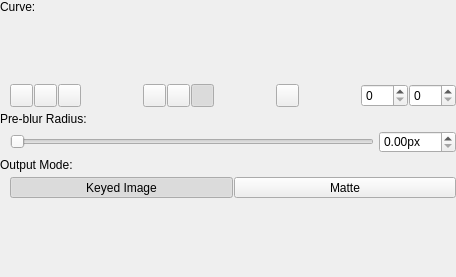
<?xml version="1.0" encoding="UTF-8"?>
<ui version="4.0">
 <class>FilterWidget</class>
 <widget class="QWidget" name="FilterWidget">
  <property name="geometry">
   <rect>
    <x>0</x>
    <y>0</y>
    <width>456</width>
    <height>277</height>
   </rect>
  </property>
  <property name="windowTitle">
   <string>Form</string>
  </property>
  <property name="styleSheet">
   <string notr="true">#mButtonZoomIn, #mButtonZoomOut, #mButtonZoom100,
#mButtonInterpolationModeFlat, #mButtonInterpolationModeLinear, #mButtonInterpolationModeSmooth,
#mButtonInverted
{
	padding: 1px;
}</string>
  </property>
  <layout class="QVBoxLayout" name="verticalLayout" stretch="0,0,0,0,0,0,1">
   <property name="spacing">
    <number>5</number>
   </property>
   <property name="leftMargin">
    <number>0</number>
   </property>
   <property name="topMargin">
    <number>0</number>
   </property>
   <property name="rightMargin">
    <number>0</number>
   </property>
   <property name="bottomMargin">
    <number>0</number>
   </property>
   <item>
    <widget class="QLabel" name="label_3">
     <property name="text">
      <string>Curve:</string>
     </property>
    </widget>
   </item>
   <item>
    <layout class="QVBoxLayout" name="verticalLayout_2">
     <property name="spacing">
      <number>5</number>
     </property>
     <item>
      <layout class="QHBoxLayout" name="mLayoutCurves" stretch="1">
       <property name="spacing">
        <number>5</number>
       </property>
       <property name="leftMargin">
        <number>10</number>
       </property>
       <item>
        <widget class="ibp::widgets::Curves" name="mWidgetCurves" native="true">
         <property name="minimumSize">
          <size>
           <width>0</width>
           <height>60</height>
          </size>
         </property>
         <property name="maximumSize">
          <size>
           <width>16777215</width>
           <height>60</height>
          </size>
         </property>
        </widget>
       </item>
      </layout>
     </item>
     <item>
      <layout class="QHBoxLayout" name="horizontalLayout_3" stretch="0,1,0,1,0,1,0">
       <property name="spacing">
        <number>0</number>
       </property>
       <property name="leftMargin">
        <number>10</number>
       </property>
       <item>
        <layout class="QHBoxLayout" name="horizontalLayout_6">
         <property name="spacing">
          <number>1</number>
         </property>
         <item>
          <widget class="QToolButton" name="mButtonZoomIn">
           <property name="toolTip">
            <string>Zoom in</string>
           </property>
           <property name="text">
            <string/>
           </property>
           <property name="icon">
            <iconset>
             <normaloff>:/ibp/icons/magnifyingGlassPlus</normaloff>:/ibp/icons/magnifyingGlassPlus</iconset>
           </property>
           <property name="class" stdset="0">
            <string>cFlatOptionButton</string>
           </property>
          </widget>
         </item>
         <item>
          <widget class="QToolButton" name="mButtonZoomOut">
           <property name="toolTip">
            <string>Zoom out</string>
           </property>
           <property name="text">
            <string/>
           </property>
           <property name="icon">
            <iconset>
             <normaloff>:/ibp/icons/magnifyingGlassMinus</normaloff>:/ibp/icons/magnifyingGlassMinus</iconset>
           </property>
           <property name="class" stdset="0">
            <string>cFlatOptionButton</string>
           </property>
          </widget>
         </item>
         <item>
          <widget class="QToolButton" name="mButtonZoom100">
           <property name="toolTip">
            <string>Zoom 100%</string>
           </property>
           <property name="text">
            <string/>
           </property>
           <property name="icon">
            <iconset>
             <normaloff>:/ibp/icons/magnifyingGlassOne</normaloff>:/ibp/icons/magnifyingGlassOne</iconset>
           </property>
           <property name="class" stdset="0">
            <string>cFlatOptionButton</string>
           </property>
          </widget>
         </item>
        </layout>
       </item>
       <item>
        <spacer name="horizontalSpacer">
         <property name="orientation">
          <enum>Qt::Horizontal</enum>
         </property>
         <property name="sizeHint" stdset="0">
          <size>
           <width>5</width>
           <height>0</height>
          </size>
         </property>
        </spacer>
       </item>
       <item>
        <layout class="QHBoxLayout" name="horizontalLayout">
         <property name="spacing">
          <number>1</number>
         </property>
         <item>
          <widget class="QToolButton" name="mButtonInterpolationModeFlat">
           <property name="sizePolicy">
            <sizepolicy hsizetype="Expanding" vsizetype="Fixed">
             <horstretch>0</horstretch>
             <verstretch>0</verstretch>
            </sizepolicy>
           </property>
           <property name="toolTip">
            <string>Use flat interpolation</string>
           </property>
           <property name="text">
            <string/>
           </property>
           <property name="icon">
            <iconset>
             <normaloff>:/ibp/icons/interpolationFlat</normaloff>:/ibp/icons/interpolationFlat</iconset>
           </property>
           <property name="checkable">
            <bool>true</bool>
           </property>
           <property name="autoExclusive">
            <bool>true</bool>
           </property>
           <property name="class" stdset="0">
            <string>cFlatOptionButton</string>
           </property>
           <attribute name="buttonGroup">
            <string notr="true">buttonGroup_2</string>
           </attribute>
          </widget>
         </item>
         <item>
          <widget class="QToolButton" name="mButtonInterpolationModeLinear">
           <property name="sizePolicy">
            <sizepolicy hsizetype="Expanding" vsizetype="Fixed">
             <horstretch>0</horstretch>
             <verstretch>0</verstretch>
            </sizepolicy>
           </property>
           <property name="toolTip">
            <string>Use linear interpolation</string>
           </property>
           <property name="text">
            <string/>
           </property>
           <property name="icon">
            <iconset>
             <normaloff>:/ibp/icons/interpolationLinear</normaloff>:/ibp/icons/interpolationLinear</iconset>
           </property>
           <property name="checkable">
            <bool>true</bool>
           </property>
           <property name="autoExclusive">
            <bool>true</bool>
           </property>
           <property name="class" stdset="0">
            <string>cFlatOptionButton</string>
           </property>
           <attribute name="buttonGroup">
            <string notr="true">buttonGroup_2</string>
           </attribute>
          </widget>
         </item>
         <item>
          <widget class="QToolButton" name="mButtonInterpolationModeSmooth">
           <property name="sizePolicy">
            <sizepolicy hsizetype="Expanding" vsizetype="Fixed">
             <horstretch>0</horstretch>
             <verstretch>0</verstretch>
            </sizepolicy>
           </property>
           <property name="toolTip">
            <string>Use smooth interpolation</string>
           </property>
           <property name="text">
            <string/>
           </property>
           <property name="icon">
            <iconset>
             <normaloff>:/ibp/icons/interpolationSmooth</normaloff>:/ibp/icons/interpolationSmooth</iconset>
           </property>
           <property name="checkable">
            <bool>true</bool>
           </property>
           <property name="checked">
            <bool>true</bool>
           </property>
           <property name="autoExclusive">
            <bool>true</bool>
           </property>
           <property name="class" stdset="0">
            <string>cFlatOptionButton</string>
           </property>
           <attribute name="buttonGroup">
            <string notr="true">buttonGroup_2</string>
           </attribute>
          </widget>
         </item>
        </layout>
       </item>
       <item>
        <spacer name="horizontalSpacer_2">
         <property name="orientation">
          <enum>Qt::Horizontal</enum>
         </property>
         <property name="sizeHint" stdset="0">
          <size>
           <width>5</width>
           <height>0</height>
          </size>
         </property>
        </spacer>
       </item>
       <item>
        <widget class="QToolButton" name="mButtonInverted">
         <property name="toolTip">
          <string>Invert</string>
         </property>
         <property name="text">
          <string/>
         </property>
         <property name="icon">
          <iconset>
           <normaloff>:/ibp/icons/invert</normaloff>:/ibp/icons/invert</iconset>
         </property>
         <property name="checkable">
          <bool>true</bool>
         </property>
         <property name="class" stdset="0">
          <string>cFlatOptionButton</string>
         </property>
        </widget>
       </item>
       <item>
        <spacer name="horizontalSpacer_3">
         <property name="orientation">
          <enum>Qt::Horizontal</enum>
         </property>
         <property name="sizeHint" stdset="0">
          <size>
           <width>5</width>
           <height>0</height>
          </size>
         </property>
        </spacer>
       </item>
       <item>
        <layout class="QHBoxLayout" name="horizontalLayout_4">
         <property name="spacing">
          <number>1</number>
         </property>
         <item>
          <widget class="QDoubleSpinBox" name="mSpinLumaValue">
           <property name="sizePolicy">
            <sizepolicy hsizetype="Minimum" vsizetype="Preferred">
             <horstretch>0</horstretch>
             <verstretch>0</verstretch>
            </sizepolicy>
           </property>
           <property name="toolTip">
            <string>Luma value</string>
           </property>
           <property name="decimals">
            <number>0</number>
           </property>
           <property name="maximum">
            <double>255.000000000000000</double>
           </property>
          </widget>
         </item>
         <item>
          <widget class="QDoubleSpinBox" name="mSpinOpacityValue">
           <property name="sizePolicy">
            <sizepolicy hsizetype="Minimum" vsizetype="Preferred">
             <horstretch>0</horstretch>
             <verstretch>0</verstretch>
            </sizepolicy>
           </property>
           <property name="toolTip">
            <string>Opacity value</string>
           </property>
           <property name="decimals">
            <number>0</number>
           </property>
           <property name="maximum">
            <double>255.000000000000000</double>
           </property>
          </widget>
         </item>
        </layout>
       </item>
      </layout>
     </item>
    </layout>
   </item>
   <item>
    <widget class="QLabel" name="label_2">
     <property name="text">
      <string>Pre-blur Radius:</string>
     </property>
    </widget>
   </item>
   <item>
    <layout class="QHBoxLayout" name="horizontalLayout_5">
     <property name="spacing">
      <number>5</number>
     </property>
     <property name="leftMargin">
      <number>10</number>
     </property>
     <item>
      <widget class="QSlider" name="mSliderPreblurRadius">
       <property name="maximum">
        <number>10000</number>
       </property>
       <property name="orientation">
        <enum>Qt::Horizontal</enum>
       </property>
      </widget>
     </item>
     <item>
      <widget class="QDoubleSpinBox" name="mSpinPreblurRadius">
       <property name="suffix">
        <string>px</string>
       </property>
       <property name="maximum">
        <double>100.000000000000000</double>
       </property>
      </widget>
     </item>
    </layout>
   </item>
   <item>
    <widget class="QLabel" name="label">
     <property name="text">
      <string>Output Mode:</string>
     </property>
    </widget>
   </item>
   <item>
    <layout class="QHBoxLayout" name="horizontalLayout_2">
     <property name="spacing">
      <number>1</number>
     </property>
     <property name="leftMargin">
      <number>10</number>
     </property>
     <item>
      <widget class="QToolButton" name="mButtonOutputModeKeyedImage">
       <property name="sizePolicy">
        <sizepolicy hsizetype="Preferred" vsizetype="Preferred">
         <horstretch>0</horstretch>
         <verstretch>0</verstretch>
        </sizepolicy>
       </property>
       <property name="text">
        <string>Keyed Image</string>
       </property>
       <property name="checkable">
        <bool>true</bool>
       </property>
       <property name="checked">
        <bool>true</bool>
       </property>
       <property name="autoExclusive">
        <bool>true</bool>
       </property>
       <property name="class" stdset="0">
        <string>cFlatOptionButton</string>
       </property>
       <attribute name="buttonGroup">
        <string notr="true">buttonGroup</string>
       </attribute>
      </widget>
     </item>
     <item>
      <widget class="QToolButton" name="mButtonOutputModeMatte">
       <property name="sizePolicy">
        <sizepolicy hsizetype="Preferred" vsizetype="Preferred">
         <horstretch>0</horstretch>
         <verstretch>0</verstretch>
        </sizepolicy>
       </property>
       <property name="text">
        <string>Matte</string>
       </property>
       <property name="checkable">
        <bool>true</bool>
       </property>
       <property name="autoExclusive">
        <bool>true</bool>
       </property>
       <property name="class" stdset="0">
        <string>cFlatOptionButton</string>
       </property>
       <attribute name="buttonGroup">
        <string notr="true">buttonGroup</string>
       </attribute>
      </widget>
     </item>
    </layout>
   </item>
   <item>
    <spacer name="verticalSpacer">
     <property name="orientation">
      <enum>Qt::Vertical</enum>
     </property>
     <property name="sizeHint" stdset="0">
      <size>
       <width>0</width>
       <height>0</height>
      </size>
     </property>
    </spacer>
   </item>
  </layout>
 </widget>
 <customwidgets>
  <customwidget>
   <class>ibp::widgets::Curves</class>
   <extends>QWidget</extends>
   <header>curves.h</header>
   <container>1</container>
  </customwidget>
 </customwidgets>
 <resources/>
 <connections/>
 <buttongroups>
  <buttongroup name="buttonGroup_2"/>
  <buttongroup name="buttonGroup"/>
 </buttongroups>
</ui>
